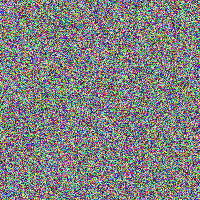
#> input picture data/temp/test_stego.png, 200 x 200 px; its folder holds 5 pictures in this run
$ python test_features.py
#> lines starting #> are read from the running program, lines starting #| are printed output that depends on the picture
### src/analysis.py
import cv2
import numpy as np

# [27 lines left out: functions calculate_mse, calculate_psnr, not called in this run]

def detect_steganography_lsb(image_path: str) -> float:
    """
    Analyzes an image using the Pairs of Values (PoV) Chi-Square statistical attack
    to determine the probability that it contains LSB steganography.
    Returns a probability (0.0 to 1.0) where 1.0 means highly likely to contain hidden data.
    """
    import scipy.stats as stats

    img = cv2.imread(image_path)
    if img is None:
        raise ValueError("Could not read image for analysis.")

    flat_img = img.flatten()
    # Calculate histogram
    counts, _ = np.histogram(flat_img, bins=256, range=(0, 255))

    expected = []
    observed = []

    # Analyze pairs of values (2k, 2k+1)
    for i in range(128):
        v_2k = counts[2*i]
        v_2k_plus_1 = counts[2*i + 1]

        # We only consider pairs containing at least some data
        if v_2k + v_2k_plus_1 > 0:
            avg = (v_2k + v_2k_plus_1) / 2.0
            expected.append(avg)
            expected.append(avg)
            observed.append(v_2k)
            observed.append(v_2k_plus_1)

    if not expected:
        return 0.0

    expected = np.array(expected)
    observed = np.array(observed)

    # Calculate Chi-Square statistic
    chi_sq = np.sum((observed - expected)**2 / np.maximum(expected, 1e-10))
    degrees_of_freedom = len(expected) // 2 - 1

    if degrees_of_freedom <= 0:
        return 0.0

    # The P-value indicates the probability that the observed distribution Matches the expected distribution.
    # In a normal image, they don't match -> P-value is close to 0.
    # In a stego image, they do match (due to LSB randomization) -> P-value is close to 1.
    p_value = stats.chi2.sf(chi_sq, degrees_of_freedom)

    return p_value

### src/steganography.py
import cv2
import numpy as np
import zlib
import struct
import random
import hashlib
from src.encryptor import Encryptor

class SteganographyEngine:
    @staticmethod
    def _create_prng(password: str, num_pixels: int):
        """
        Creates a reproducible sequence of pixel indices based on the password.
        Uses a seeded PRNG to scatter the bits uniformly.
        """
        # Hash the password to create a stable integer seed
        seed_hash = hashlib.sha256(password.encode()).hexdigest()
        seed = int(seed_hash, 16) % (2**32)

        # Use a local random instance so we don't affect global state
        rng = random.Random(seed)

        # Generate sequence of indices
        indices = list(range(num_pixels))
        rng.shuffle(indices)
        return indices

    @staticmethod
    def encode(image_path: str, password: str, message: str, output_path: str, progress_callback=None):
        """
        Encodes a secret message into an image.
        Pipeline: Compress -> Encrypt -> Prefix Length -> LSB Embed
        """
        # 1. Read Image
        img = cv2.imread(image_path)
        if img is None:
            raise ValueError(f"Could not read image at {image_path}")

        height, width, channels = img.shape
        max_bytes = (height * width * channels) // 8

        # 2. Prepare payload
        plaintext = message.encode('utf-8')
        compressed_data = zlib.compress(plaintext)
        encrypted_payload = Encryptor.encrypt_data(password, compressed_data)

        # Structure: 4 bytes length (unsigned int) + encrypted_payload
        payload_length = len(encrypted_payload)
        final_payload = struct.pack('>I', payload_length) + encrypted_payload

        if len(final_payload) > max_bytes:
            raise ValueError(f"Message too large. Max capacity: {max_bytes} bytes, Payload: {len(final_payload)} bytes.")

        # 3. Convert payload to bits
        bits = ''.join(format(byte, '08b') for byte in final_payload)

        # 4. Get random pixel sequence
        flat_img = img.flatten()
        indices = SteganographyEngine._create_prng(password, len(flat_img))

        # 5. Embed bits into LSB
        total_bits = len(bits)
        for i, bit in enumerate(bits):
            idx = indices[i]
            # Clear the LSB and set to the bit
            flat_img[idx] = (flat_img[idx] & 254) | int(bit)

            if progress_callback and (i % 50000 == 0 or i == total_bits - 1):
                progress = int((i + 1) / total_bits * 100)
                progress_callback(progress)

        # 6. Reconstruct image and save
        stego_img = flat_img.reshape((height, width, channels))
        # Ensure it's saved as PNG to prevent lossy compression
        cv2.imwrite(output_path, stego_img)
        return True

    @staticmethod
    def decode(image_path: str, password: str, progress_callback=None) -> str:
        """
        Decodes a secret message from a stego-image.
        Pipeline: LSB Extract -> Read Length -> Read Payload -> Decrypt -> Decompress
        """
        # 1. Read Image
        img = cv2.imread(image_path)
        if img is None:
            raise ValueError(f"Could not read stego-image at {image_path}")

        flat_img = img.flatten()
        indices = SteganographyEngine._create_prng(password, len(flat_img))

        # 2. Extract first 32 bits to get payload length
        length_bits = ''
        for i in range(32):
            idx = indices[i]
            length_bits += str(flat_img[idx] & 1)

        payload_length = int(length_bits, 2)

        # Sanity check on length
        if payload_length > len(flat_img) // 8 or payload_length <= 0:
            raise ValueError("Corrupted image or incorrect password (length extraction failed).")

        # 3. Extract payload bits
        payload_bits = ''
        total_bits_to_read = 32 + (payload_length * 8)

        if total_bits_to_read > len(flat_img):
            raise ValueError("Payload length exceeds image capacity.")

        for i in range(32, total_bits_to_read):
            idx = indices[i]
            payload_bits += str(flat_img[idx] & 1)

            if progress_callback and (i % 50000 == 0 or i == total_bits_to_read - 1):
                # Calculate progress from 0 to 100%
                progress = int((i - 31) / (total_bits_to_read - 32) * 100)
                progress_callback(progress)

        # Convert bits to bytes
        payload_bytes = bytearray()
        for i in range(0, len(payload_bits), 8):
            byte = int(payload_bits[i:i+8], 2)
            payload_bytes.append(byte)

        # 4. Decrypt and decompress
        try:
            decrypted_compressed_data = Encryptor.decrypt_data(password, bytes(payload_bytes))
            plaintext = zlib.decompress(decrypted_compressed_data)
            return plaintext.decode('utf-8')
        except Exception as e:
            raise ValueError("Failed to extract data. Wrong password or corrupted image.") from e

### src/encryptor.py
import base64
import os
from Crypto.Cipher import AES
from Crypto.Protocol.KDF import PBKDF2
from Crypto.Random import get_random_bytes

# Security constants
SALT_SIZE = 16
NONCE_SIZE = 16
MAC_SIZE = 16
KEY_SIZE = 32  # 256-bit key for AES-256
PBKDF2_ITERATIONS = 1000_000

class Encryptor:
    @staticmethod
    def derive_key(password: str, salt: bytes) -> bytes:
        """
        Derives a cryptographic 256-bit key from a given password and salt using PBKDF2.
        """
        key = PBKDF2(password, salt, dkLen=KEY_SIZE, count=PBKDF2_ITERATIONS)
        return key

    @staticmethod
    def encrypt_data(password: str, plaintext: bytes) -> bytes:
        """
        Encrypts plaintext bytes using AES-256 GCM.
        Returns the encrypted payload format: [SALT][NONCE][TAG][CIPHERTEXT]
        """
        # Generate random salt and derive key
        salt = get_random_bytes(SALT_SIZE)
        key = Encryptor.derive_key(password, salt)

        # Create AES GCM cipher
        cipher = AES.new(key, AES.MODE_GCM)
        nonce = cipher.nonce

        # Encrypt the data
        ciphertext, tag = cipher.encrypt_and_digest(plaintext)

        # Construct final payload
        payload = salt + nonce + tag + ciphertext
        return payload

    @staticmethod
    def decrypt_data(password: str, encrypted_payload: bytes) -> bytes:
        """
        Decrypts an AES-256 GCM encrypted payload.
        Expects payload format: [SALT][NONCE][TAG][CIPHERTEXT]
        """
        try:
            # Extract components from the payload
            salt = encrypted_payload[:SALT_SIZE]
            nonce = encrypted_payload[SALT_SIZE:SALT_SIZE + NONCE_SIZE]
            tag = encrypted_payload[SALT_SIZE + NONCE_SIZE:SALT_SIZE + NONCE_SIZE + MAC_SIZE]
            ciphertext = encrypted_payload[SALT_SIZE + NONCE_SIZE + MAC_SIZE:]

            # Derive key from password and extracted salt
            key = Encryptor.derive_key(password, salt)

            # Create AES GCM cipher for decryption
            cipher = AES.new(key, AES.MODE_GCM, nonce=nonce)

            # Decrypt and verify the data
            plaintext = cipher.decrypt_and_verify(ciphertext, tag)
            return plaintext
        except (ValueError, KeyError) as e:
            raise ValueError("Decryption failed. Incorrect password or corrupted data.") from e

### test_features.py
import cv2
import numpy as np
import os
import sys

sys.path.insert(0, os.path.abspath(os.path.dirname(__file__)))
from src.steganography import SteganographyEngine
from src.analysis import detect_steganography_lsb

# 1. Create a dummy test image
os.makedirs('data/temp', exist_ok=True)
clean_img_path = 'data/temp/test_clean.png'
stego_img_path = 'data/temp/test_stego.png'

# Create a random image
print("Creating a test image...")
img = np.random.randint(0, 256, (200, 200, 3), dtype=np.uint8)
cv2.imwrite(clean_img_path, img)
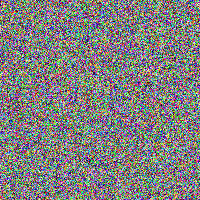
#> saved as test_clean.png: shape (200, 200, 3); mean B, G, R 126.8, 127.5, 127.9

# 2. Analyze clean image
print("Analyzing clean image...")
prob_clean = detect_steganography_lsb(clean_img_path)
#> in detect_steganography_lsb, `counts, _ = np.histogram(flat_img, bins=256, range=(0, 255))`: counts = 256 values, max 537 at index 203, min 413 at index 154, mean 468.8
#> the loop in detect_steganography_lsb, `for i in range(128):` made 128 passes
#> (v_2k, v_2k_plus_1, avg) on passes 1 to 12: (485, 476, 480.5), (443, 467, 455), (468, 472, 470), (470, 496, 483), (456, 439, 447.5), (503, 515, 509), (446, 512, 479), (441, 451, 446), (435, 504, 469.5), (451, 482, 466.5), (486, 423, 454.5), (442, 497, 469.5)
#> after the loop in detect_steganography_lsb, `for i in range(128):`: expected = 256 values, max 513.5 at index 202, min 427 at index 210, mean 468.8; observed has the same summary as counts
#> in detect_steganography_lsb, `chi_sq = np.sum((observed - expected)**2 / np.maximum(expected, 1e-10))`: chi_sq = 158.1
#> in detect_steganography_lsb, `degrees_of_freedom = len(expected) // 2 - 1`: degrees_of_freedom = 127
#> in detect_steganography_lsb, `p_value = stats.chi2.sf(chi_sq, degrees_of_freedom)`: p_value = 0.0318
#> prob_clean = 0.0318
print(f"Clean image LSB probability: {prob_clean * 100:.2f}%")
#| Clean image LSB probability: 3.18%

# 3. Encode a large message to see progress and create stego image
print("\nEncoding message...")
message = "A" * 10000  # Large payload
def my_progress(pct):
    print(f"Encode Progress: {pct}%")

SteganographyEngine.encode(clean_img_path, "password123", message, stego_img_path, progress_callback=my_progress)
#> (the call stopped at in encrypt_data, `salt = get_random_bytes(SALT_SIZE)`: Crypto is not available in this run)

# 4. Analyze stego image
print("\nAnalyzing stego image...")
prob_stego = detect_steganography_lsb(stego_img_path)
#> call 2 of detect_steganography_lsb, with image_path = 'data/temp/test_stego.png'
#> in detect_steganography_lsb, img is the input picture: shape (200, 200, 3); mean B, G, R 127.8, 128.2, 127.5
#> in detect_steganography_lsb (call 2), `counts, _ = np.histogram(flat_img, bins=256, range=(0, 255))`: counts = 256 values, max 536 at index 250, min 409 at index 48, mean 468.8
#> the loop in detect_steganography_lsb (call 2), `for i in range(128):` made 128 passes
#> (v_2k, v_2k_plus_1, avg) on passes 1 to 12: (466, 469, 467.5), (466, 469, 467.5), (437, 506, 471.5), (477, 456, 466.5), (505, 454, 479.5), (470, 474, 472), (448, 474, 461), (449, 462, 455.5), (471, 466, 468.5), (465, 460, 462.5), (450, 488, 469), (462, 506, 484)
#> after the loop in detect_steganography_lsb (call 2), `for i in range(128):`: expected = 256 values, max 509.5 at index 232, min 438.5 at index 128, mean 468.8; observed has the same summary as counts
#> in detect_steganography_lsb (call 2), `chi_sq = np.sum((observed - expected)**2 / np.maximum(expected, 1e-10))`: chi_sq = 122.9
#> in detect_steganography_lsb (call 2), `p_value = stats.chi2.sf(chi_sq, degrees_of_freedom)`: p_value = 0.587
#> prob_stego = 0.587
print(f"Stego image LSB probability: {prob_stego * 100:.2f}%")
#| Stego image LSB probability: 58.65%

# 5. Decode
print("\nDecoding message...")
def my_decode_progress(pct):
    print(f"Decode Progress: {pct}%")

decoded = SteganographyEngine.decode(stego_img_path, "password123", progress_callback=my_decode_progress)
#> in decode, `indices = SteganographyEngine._create_prng(password, len(flat_img))`: indices = 120000 items
#> the loop in decode, `for i in range(32):` made 32 passes
#> (idx, length_bits) on passes 1 to 12: (79328, '0'), (9258, '00'), (81527, '000'), (95756, '0000'), (114230, '00000'), (77254, '000000'), (107166, '0000000'), (108737, '00000000'), (76928, '000000000'), (9477, '0000000000'), (5626, '00000000000'), (66543, '000000000000')
#> in decode, `payload_length = int(length_bits, 2)`: payload_length = 82
#> in decode, `total_bits_to_read = 32 + (payload_length * 8)`: total_bits_to_read = 688
#> the loop in decode, `for i in range(32, total_bits_to_read):` made 656 passes
#> (idx, payload_bits) on passes 1 to 3: (59780, '0'), (59763, '01'), (42282, '010')
#| Decode Progress: 100%
#> the loop in decode, `for i in range(0, len(payload_bits), 8):` made 82 passes
#> i on passes 2 to 13: 8, 16, 24, 32, 40, 48, 56, 64, 72, 80, 88, 96
#> (the run stopped early here; a loop or call above may not have finished)
